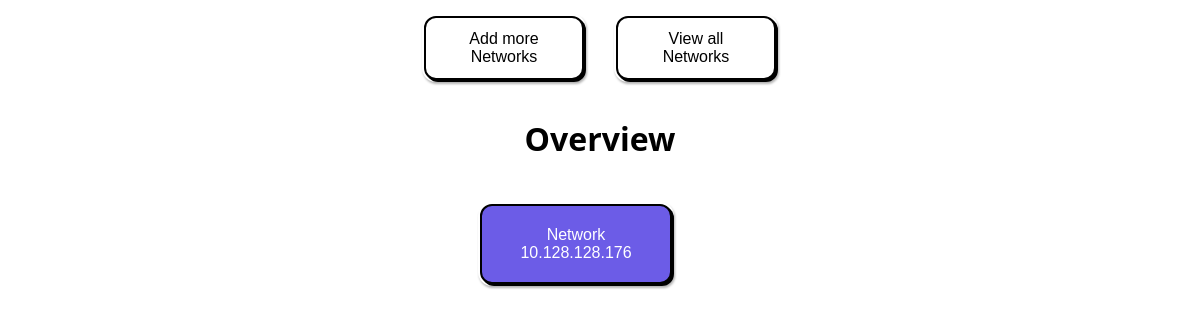
Before: /overview with the older database file.
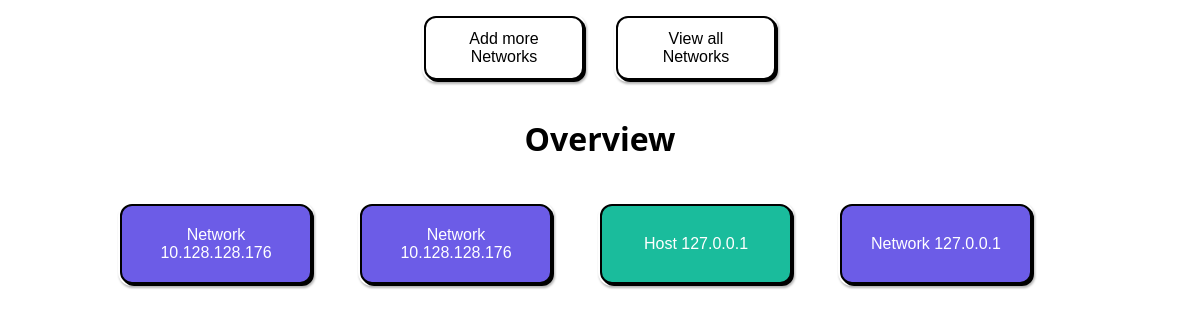
After: the same page with the newer database file.
### app/models/network.py (models this page shows)
class Network(db.Model):
    __tablename__ = 'networks'
    id = db.Column(db.Integer, primary_key=True, nullable=False, index=True)
    ip = db.Column(db.String, nullable=False)
    subnet = db.Column(db.String)
    hosts = db.relationship('Host', back_populates='network',
                            cascade='all, delete-orphan')

### app/routes/network_routes.py (the view)
@network_blueprint.route('/overview')
def overview():
    networks = get_all_networks_formatted()
    return render_template('overview.html', networks=networks)

### app/repositories/network_repository.py (called while the page is built)
def get_all_networks():
    networks = Network.query.all()
    return networks

### app/services/network_service.py (called while the page is built)
def get_all_networks_formatted():
    networks:list[Network] = get_all_networks()
    network_dicts:list[dict] = []
    for network in networks:
        network_dicts.append({
            'id': network.id,
            'ip':network.ip,
            'subnet':network.subnet,
            'size': len(network.hosts),
            'hosts':network.hosts
        })
    return network_dicts

### app/templates/overview.html
{% extends 'base.html' %}
{% block head %}
<link rel="stylesheet" href="{{ url_for('static', filename='css/overview.css') }}">
{% endblock %}
{% block body %}
    <div class="center">
        <h1>Overview</h1>
    </div>
    <br>
    <section>
    {% for network in networks %}
    {% if network.size > 0 %}
    <article>
        {% if network.size > 1%}
        <button class="network" onclick="redirect('/network/{{network.id}}')">Network {{network.ip}}</button>
        {% else %}
            <button class="host" onclick="redirect('/host/{{network.hosts[0].id}}')">Host {{network.ip}}</button>
        {% endif %}
    </article>
    {% endif %}
{% endfor %}
</section>
{% endblock %}

Changed rows visible on the page:
added Network: ip "10.128.128.176"
added Network: ip "127.0.0.1"
added Network: ip "127.0.0.1"
